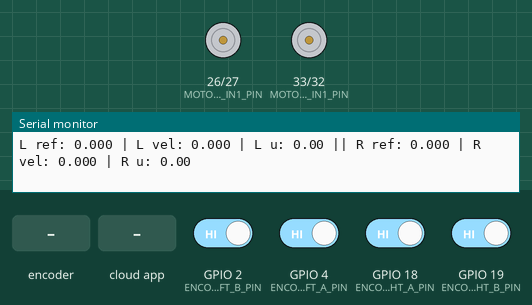
The program below on a simulated ESP32. Shown: motor-driver pin pairs drawn as motors (green arrow = first pin HIGH = forward, orange = second pin HIGH = backward, longer = more drive, scaled by the enable pin), the last lines printed to the serial monitor. The inputs (shaded band) are chosen by the test bench; at power-on: GPIO 2 (ENCODER_LEFT_B_PIN), GPIO 4 (ENCODER_LEFT_A_PIN), GPIO 18 (ENCODER_RIGHT_A_PIN), GPIO 19 (ENCODER_RIGHT_B_PIN) HIGH. WiFi joins after 1.5 s; servers stay silent unless stated; the ROS host is connected and sends only what is stated.

Above: at 4.2 s.
4.3 s: rotary encoder on GPIO 4 (ENCODER_LEFT_A_PIN) / GPIO 2 (ENCODER_LEFT_B_PIN) turned 1 step (first pin leading)
At 5.5 s:
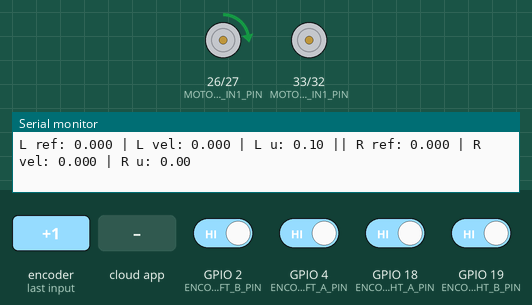
6.0 s: GPIO 18 (ENCODER_RIGHT_A_PIN) driven LOW
At 7.2 s:
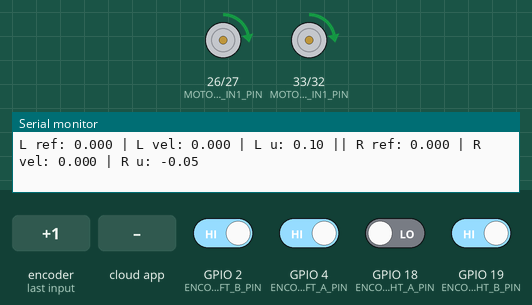
7.5 s: the phone or cloud app sets left_wheel_ref_rad_s to -100
At 8.2 s:
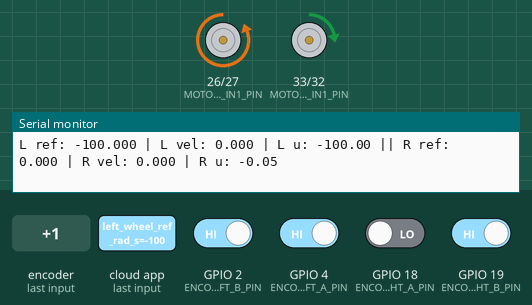
9.0 s: the phone or cloud app sets right_wheel_ref_rad_s to -100
At 10.3 s:
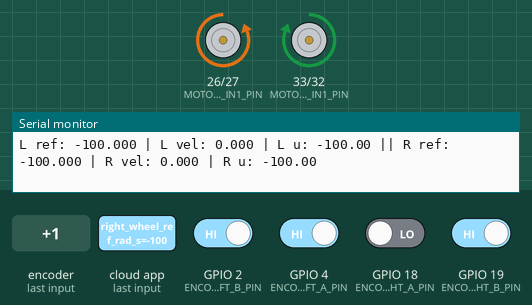
10.6 s: the phone or cloud app sets left_wheel_ref_rad_s to 0
At 11.1 s:
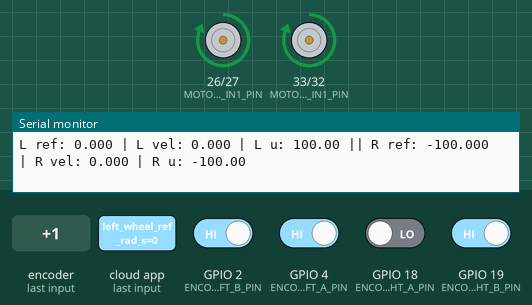
12.1 s: the phone or cloud app sets right_wheel_ref_rad_s to 0
At 12.8 s:
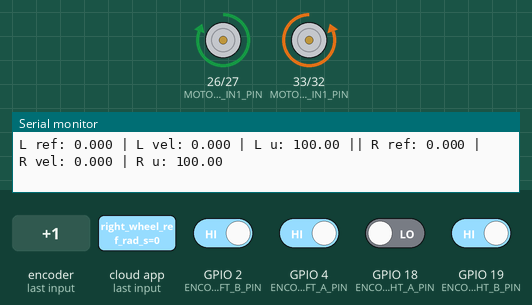
Timing chart, 0 to 14.6 s (numbered marks = the images above; inputs shaded):
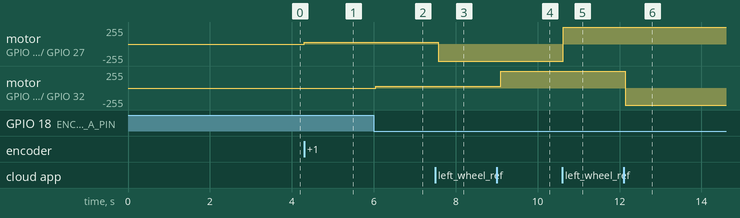

Measured:
- after the input at 4.3 s, motor on GPIO 26 (MOTOR_LEFT_IN1_PIN) / GPIO 27 (MOTOR_LEFT_IN2_PIN): stopped → forward 30/255 at once
- after the input at 6.0 s, motor on GPIO 33 (MOTOR_RIGHT_IN1_PIN) / GPIO 32 (MOTOR_RIGHT_IN2_PIN): stopped → forward 30/255 after 0.05 s
- after the input at 7.5 s, motor on GPIO 26 (MOTOR_LEFT_IN1_PIN) / GPIO 27 (MOTOR_LEFT_IN2_PIN): forward 30/255 → backward 255/255 after 0.08 s
- after the input at 9.0 s, motor on GPIO 33 (MOTOR_RIGHT_IN1_PIN) / GPIO 32 (MOTOR_RIGHT_IN2_PIN): forward 30/255 → forward 255/255 after 0.11 s
- after the input at 10.6 s, motor on GPIO 26 (MOTOR_LEFT_IN1_PIN) / GPIO 27 (MOTOR_LEFT_IN2_PIN): backward 255/255 → forward 255/255 at once
- after the input at 12.1 s, motor on GPIO 33 (MOTOR_RIGHT_IN1_PIN) / GPIO 32 (MOTOR_RIGHT_IN2_PIN): forward 255/255 → backward 255/255 after 0.05 s

The program:

main.cpp
```cpp
#include <Arduino.h>
#include "encoders.h"
#include "motors.h"
#include "control.h"
#include "uros.h"

void setup()
{
    Serial.begin(115200);
    delay(1000);

    Serial.println();
    Serial.println("Iniciando d3im3r velocity control");

    if (!encoders_init()) {
        Serial.println("Error inicializando encoders");
    } else {
        Serial.println("Encoders OK");
    }

    if (!motors_init()) {
        Serial.println("Error inicializando motores");
    } else {
        Serial.println("Motores OK");
    }

    if (!control_init()) {
        Serial.println("Error inicializando control");
    } else {
        Serial.println("Control OK");
    }

    if (!uros_init()) {
        Serial.println("Error inicializando micro-ROS");
    } else {
        Serial.println("micro-ROS OK");
    }
}

void loop()
{
    encoders_update();
    control_update();
    motors_update();
    uros_spin();

    static uint32_t last_print = 0;
    if ((millis() - last_print) > 500) {
        last_print = millis();

        Serial.print("L ref: ");
        Serial.print(control_get_left_ref(), 3);
        Serial.print(" | L vel: ");
        Serial.print(encoders_get_left_rad_s(), 3);
        Serial.print(" | L u: ");
        Serial.print(control_get_left_u(), 2);

        Serial.print(" || R ref: ");
        Serial.print(control_get_right_ref(), 3);
        Serial.print(" | R vel: ");
        Serial.print(encoders_get_right_rad_s(), 3);
        Serial.print(" | R u: ");
        Serial.println(control_get_right_u(), 2);
    }

    delay(5);
}
```

control.cpp
```cpp
#include "control.h"
#include "app_config.h"
#include "encoders.h"
#include "motors.h"

#include <Arduino.h>

static uint32_t g_last_control_ms = 0;

static float g_left_ref_rad_s  = 0.0f;
static float g_right_ref_rad_s = 0.0f;

static float e_l = 0.0f;
static float e_l_prev = 0.0f;
static float u_l = 0.0f;

static float e_r = 0.0f;
static float e_r_prev = 0.0f;
static float u_r = 0.0f;

static float clamp_percent(float u)
{
    if (u > CTRL_OUTPUT_LIMIT_PERCENT) return CTRL_OUTPUT_LIMIT_PERCENT;
    if (u < -CTRL_OUTPUT_LIMIT_PERCENT) return -CTRL_OUTPUT_LIMIT_PERCENT;
    return u;
}

bool control_init()
{
    g_left_ref_rad_s = 0.0f;
    g_right_ref_rad_s = 0.0f;

    e_l = 0.0f;
    e_l_prev = 0.0f;
    u_l = 0.0f;

    e_r = 0.0f;
    e_r_prev = 0.0f;
    u_r = 0.0f;

    g_last_control_ms = millis();
    return true;
}

void control_set_left_ref(float ref_rad_s)
{
    g_left_ref_rad_s = ref_rad_s;
}

void control_set_right_ref(float ref_rad_s)
{
    g_right_ref_rad_s = ref_rad_s;
}

float control_get_left_ref()   { return g_left_ref_rad_s; }
float control_get_right_ref()  { return g_right_ref_rad_s; }

float control_get_left_u()     { return u_l; }
float control_get_right_u()    { return u_r; }

float control_get_left_error() { return e_l; }
float control_get_right_error(){ return e_r; }

void control_update()
{
    uint32_t now = millis();
    if ((now - g_last_control_ms) < CONTROL_PERIOD_MS) {
        return;
    }
    g_last_control_ms = now;

    const float w_left  = encoders_get_left_rad_s();
    const float w_right = encoders_get_right_rad_s();

    e_l = g_left_ref_rad_s - w_left;
    e_r = g_right_ref_rad_s - w_right;

#if USE_INCREMENTAL_PI
    u_l = u_l + CTRL_LEFT_Q0 * e_l + CTRL_LEFT_Q1 * e_l_prev;
    u_r = u_r + CTRL_RIGHT_Q0 * e_r + CTRL_RIGHT_Q1 * e_r_prev;
#else
    u_l = CTRL_LEFT_KP * e_l;
    u_r = CTRL_RIGHT_KP * e_r;
#endif

    e_l_prev = e_l;
    e_r_prev = e_r;

    u_l = clamp_percent(u_l);
    u_r = clamp_percent(u_r);

    motors_set_left(u_l);
    motors_set_right(u_r);
}
```

control.h
```cpp
#ifndef CONTROL_H
#define CONTROL_H

#include <Arduino.h>

bool control_init();
void control_update();

void control_set_left_ref(float ref_rad_s);
void control_set_right_ref(float ref_rad_s);

float control_get_left_ref();
float control_get_right_ref();

float control_get_left_u();
float control_get_right_u();

float control_get_left_error();
float control_get_right_error();

#endif
```

encoders.cpp
```cpp
#include "encoders.h"
#include "app_config.h"

#include <Arduino.h>
#include <math.h>

static volatile int32_t g_left_ticks = 0;
static volatile int32_t g_right_ticks = 0;

static int32_t g_last_left_ticks = 0;
static int32_t g_last_right_ticks = 0;
static uint32_t g_last_update_ms = 0;

static float g_left_rad_s = 0.0f;
static float g_left_rpm   = 0.0f;
static float g_left_m_s   = 0.0f;

static float g_right_rad_s = 0.0f;
static float g_right_rpm   = 0.0f;
static float g_right_m_s   = 0.0f;

static portMUX_TYPE mux_left  = portMUX_INITIALIZER_UNLOCKED;
static portMUX_TYPE mux_right = portMUX_INITIALIZER_UNLOCKED;

void IRAM_ATTR left_encoder_isr()
{
    bool a = digitalRead(ENCODER_LEFT_A_PIN);
    bool b = digitalRead(ENCODER_LEFT_B_PIN);

    portENTER_CRITICAL_ISR(&mux_left);
    if (a != b) {
        g_left_ticks += (ENCODER_LEFT_INVERTED ? -1 : 1);
    } else {
        g_left_ticks += (ENCODER_LEFT_INVERTED ? 1 : -1);
    }
    portEXIT_CRITICAL_ISR(&mux_left);
}

void IRAM_ATTR right_encoder_isr()
{
    bool a = digitalRead(ENCODER_RIGHT_A_PIN);
    bool b = digitalRead(ENCODER_RIGHT_B_PIN);

    portENTER_CRITICAL_ISR(&mux_right);
    if (a != b) {
        g_right_ticks += (ENCODER_RIGHT_INVERTED ? -1 : 1);
    } else {
        g_right_ticks += (ENCODER_RIGHT_INVERTED ? 1 : -1);
    }
    portEXIT_CRITICAL_ISR(&mux_right);
}

bool encoders_init()
{
    pinMode(ENCODER_LEFT_A_PIN, INPUT_PULLUP);
    pinMode(ENCODER_LEFT_B_PIN, INPUT_PULLUP);

    pinMode(ENCODER_RIGHT_A_PIN, INPUT_PULLUP);
    pinMode(ENCODER_RIGHT_B_PIN, INPUT_PULLUP);

    attachInterrupt(digitalPinToInterrupt(ENCODER_LEFT_A_PIN), left_encoder_isr, CHANGE);
    attachInterrupt(digitalPinToInterrupt(ENCODER_RIGHT_A_PIN), right_encoder_isr, CHANGE);

    g_left_ticks = 0;
    g_right_ticks = 0;

    g_last_left_ticks = 0;
    g_last_right_ticks = 0;
    g_last_update_ms = millis();

    g_left_rad_s = 0.0f;
    g_left_rpm   = 0.0f;
    g_left_m_s   = 0.0f;

    g_right_rad_s = 0.0f;
    g_right_rpm   = 0.0f;
    g_right_m_s   = 0.0f;

    return true;
}

void encoders_update()
{
    uint32_t now = millis();
    uint32_t dt_ms = now - g_last_update_ms;

    if (dt_ms < ENCODER_VEL_UPDATE_PERIOD_MS) {
        return;
    }

    float dt = dt_ms / 1000.0f;
    if (dt <= 0.0f) {
        return;
    }

    int32_t left_now;
    int32_t right_now;

    portENTER_CRITICAL(&mux_left);
    left_now = g_left_ticks;
    portEXIT_CRITICAL(&mux_left);

    portENTER_CRITICAL(&mux_right);
    right_now = g_right_ticks;
    portEXIT_CRITICAL(&mux_right);

    int32_t delta_left = left_now - g_last_left_ticks;
    int32_t delta_right = right_now - g_last_right_ticks;

    g_last_left_ticks = left_now;
    g_last_right_ticks = right_now;
    g_last_update_ms = now;

    g_left_rad_s = (delta_left * 2.0f * PI) / (ENCODER_PPR * dt);
    g_left_rpm   = (g_left_rad_s * 60.0f) / (2.0f * PI);
    g_left_m_s   = g_left_rad_s * WHEEL_RADIUS_M;

    g_right_rad_s = (delta_right * 2.0f * PI) / (ENCODER_PPR * dt);
    g_right_rpm   = (g_right_rad_s * 60.0f) / (2.0f * PI);
    g_right_m_s   = g_right_rad_s * WHEEL_RADIUS_M;
}

int32_t encoders_get_left_ticks()
{
    int32_t value;
    portENTER_CRITICAL(&mux_left);
    value = g_left_ticks;
    portEXIT_CRITICAL(&mux_left);
    return value;
}

int32_t encoders_get_right_ticks()
{
    int32_t value;
    portENTER_CRITICAL(&mux_right);
    value = g_right_ticks;
    portEXIT_CRITICAL(&mux_right);
    return value;
}

void encoders_set_left_ticks(int32_t value)
{
    portENTER_CRITICAL(&mux_left);
    g_left_ticks = value;
    portEXIT_CRITICAL(&mux_left);

    g_last_left_ticks = value;
}

void encoders_set_right_ticks(int32_t value)
{
    portENTER_CRITICAL(&mux_right);
    g_right_ticks = value;
    portEXIT_CRITICAL(&mux_right);

    g_last_right_ticks = value;
}

void encoders_reset()
{
    encoders_set_left_ticks(0);
    encoders_set_right_ticks(0);

    g_left_rad_s = 0.0f;
    g_left_rpm   = 0.0f;
    g_left_m_s   = 0.0f;

    g_right_rad_s = 0.0f;
    g_right_rpm   = 0.0f;
    g_right_m_s   = 0.0f;

    g_last_update_ms = millis();
}

float encoders_get_left_rad_s() { return g_left_rad_s; }
float encoders_get_left_rpm()   { return g_left_rpm;   }
float encoders_get_left_m_s()   { return g_left_m_s;   }

float encoders_get_right_rad_s(){ return g_right_rad_s; }
float encoders_get_right_rpm()  { return g_right_rpm;   }
float encoders_get_right_m_s()  { return g_right_m_s;   }
```

encoders.h
```cpp
#ifndef ENCODERS_H
#define ENCODERS_H

#include <Arduino.h>
#include <stdint.h>

bool encoders_init();
void encoders_update();

int32_t encoders_get_left_ticks();
int32_t encoders_get_right_ticks();

void encoders_set_left_ticks(int32_t value);
void encoders_set_right_ticks(int32_t value);

void encoders_reset();

float encoders_get_left_rad_s();
float encoders_get_left_rpm();
float encoders_get_left_m_s();

float encoders_get_right_rad_s();
float encoders_get_right_rpm();
float encoders_get_right_m_s();

#endif
```

motors.cpp
```cpp
#include "motors.h"
#include "app_config.h"

#include <Arduino.h>
#include <math.h>

static float last_pwm_left  = 0.0f;
static float last_pwm_right = 0.0f;

static uint32_t last_left_cmd_ms  = 0;
static uint32_t last_right_cmd_ms = 0;

static inline uint32_t duty_to_ledc(float duty_percent)
{
    if (duty_percent < 0.0f) duty_percent = 0.0f;
    if (duty_percent > 100.0f) duty_percent = 100.0f;

    return (uint32_t)((duty_percent / 100.0f) * ((1 << PWM_RES_BITS) - 1));
}

static float clamp_and_apply_deadband(float cmd)
{
    float mag = fabs(cmd);

    if (mag < 0.001f) {
        return 0.0f;
    }

    if (mag < PWM_DEADBAND_PERCENT) {
        mag = PWM_DEADBAND_PERCENT;
    }

    if (mag > PWM_LIMIT_PERCENT) {
        mag = PWM_LIMIT_PERCENT;
    }

    return (cmd < 0.0f) ? -mag : mag;
}

static void motor_write(
    float cmd,
    int pin_in1,
    int pin_in2,
    uint8_t pwm_channel,
    bool forward_in1,
    bool forward_in2,
    float &last_pwm_store
)
{
    float mag = fabs(cmd);

    if (mag < 0.001f) {
        ledcWrite(pwm_channel, 0);
        digitalWrite(pin_in1, LOW);
        digitalWrite(pin_in2, LOW);
        last_pwm_store = 0.0f;
        return;
    }

    bool dir_forward = (cmd >= 0.0f);

    bool in1 = forward_in1;
    bool in2 = forward_in2;

    if (!dir_forward) {
        in1 = !forward_in1;
        in2 = !forward_in2;
    }

    ledcWrite(pwm_channel, 0);
    delayMicroseconds(300);

    digitalWrite(pin_in1, in1 ? HIGH : LOW);
    digitalWrite(pin_in2, in2 ? HIGH : LOW);

    ledcWrite(pwm_channel, duty_to_ledc(mag));
    last_pwm_store = dir_forward ? mag : -mag;
}

bool motors_init()
{
    pinMode(MOTOR_LEFT_IN1_PIN, OUTPUT);
    pinMode(MOTOR_LEFT_IN2_PIN, OUTPUT);
    pinMode(MOTOR_RIGHT_IN1_PIN, OUTPUT);
    pinMode(MOTOR_RIGHT_IN2_PIN, OUTPUT);

    ledcSetup(PWM_CH_LEFT, PWM_FREQ_HZ, PWM_RES_BITS);
    ledcSetup(PWM_CH_RIGHT, PWM_FREQ_HZ, PWM_RES_BITS);

    ledcAttachPin(MOTOR_LEFT_PWM_PIN, PWM_CH_LEFT);
    ledcAttachPin(MOTOR_RIGHT_PWM_PIN, PWM_CH_RIGHT);

    motors_stop_all();

    last_left_cmd_ms = millis();
    last_right_cmd_ms = millis();

    return true;
}

void motors_set_left(float cmd_percent)
{
    float cmd = clamp_and_apply_deadband(cmd_percent);

    // LEFT: avance = IN1 LOW, IN2 HIGH
    motor_write(
        cmd,
        MOTOR_LEFT_IN1_PIN,
        MOTOR_LEFT_IN2_PIN,
        PWM_CH_LEFT,
        true,
        false,
        last_pwm_left
    );

    last_left_cmd_ms = millis();
}

void motors_set_right(float cmd_percent)
{
    float cmd = clamp_and_apply_deadband(cmd_percent);

    // RIGHT: avance = IN1 HIGH, IN2 LOW
    motor_write(
        cmd,
        MOTOR_RIGHT_IN1_PIN,
        MOTOR_RIGHT_IN2_PIN,
        PWM_CH_RIGHT,
        false,
        true,
        last_pwm_right
    );

    last_right_cmd_ms = millis();
}

float motors_get_left_applied()
{
    return last_pwm_left;
}

float motors_get_right_applied()
{
    return last_pwm_right;
}

void motors_stop_all()
{
    ledcWrite(PWM_CH_LEFT, 0);
    ledcWrite(PWM_CH_RIGHT, 0);

    digitalWrite(MOTOR_LEFT_IN1_PIN, LOW);
    digitalWrite(MOTOR_LEFT_IN2_PIN, LOW);
    digitalWrite(MOTOR_RIGHT_IN1_PIN, LOW);
    digitalWrite(MOTOR_RIGHT_IN2_PIN, LOW);

    last_pwm_left = 0.0f;
    last_pwm_right = 0.0f;
}

void motors_update()
{
    uint32_t now = millis();

    if ((now - last_left_cmd_ms) > MOTOR_TIMEOUT_MS) {
        motors_set_left(0.0f);
    }

    if ((now - last_right_cmd_ms) > MOTOR_TIMEOUT_MS) {
        motors_set_right(0.0f);
    }
}
```

motors.h
```cpp
#pragma once

#include <Arduino.h>

bool motors_init();
void motors_update();

void motors_set_left(float cmd_percent);
void motors_set_right(float cmd_percent);

float motors_get_left_applied();
float motors_get_right_applied();

void motors_stop_all();
```

uros.cpp
```cpp
#include "uros.h"
#include "app_config.h"
#include "encoders.h"
#include "motors.h"
#include "control.h"

#include <micro_ros_platformio.h>
#include <WiFi.h>

#include <rcl/rcl.h>
#include <rclc/rclc.h>
#include <rclc/executor.h>

#include <std_msgs/msg/float32.h>

static rcl_allocator_t allocator;
static rclc_support_t support;
static rcl_node_t node;
static rcl_timer_t timer;
static rclc_executor_t executor;

// Publishers
static rcl_publisher_t left_rad_s_pub;
static rcl_publisher_t right_rad_s_pub;
static rcl_publisher_t left_control_pub;
static rcl_publisher_t right_control_pub;

// Subscribers
static rcl_subscription_t left_ref_sub;
static rcl_subscription_t right_ref_sub;

// Messages
static std_msgs__msg__Float32 left_rad_s_msg;
static std_msgs__msg__Float32 right_rad_s_msg;
static std_msgs__msg__Float32 left_control_msg;
static std_msgs__msg__Float32 right_control_msg;
static std_msgs__msg__Float32 left_ref_msg;
static std_msgs__msg__Float32 right_ref_msg;

static bool wifi_init()
{
    WiFi.begin(WIFI_SSID, WIFI_PASS);

    uint32_t t0 = millis();
    while (WiFi.status() != WL_CONNECTED) {
        delay(500);
        if ((millis() - t0) > 15000) {
            return false;
        }
    }

    set_microros_wifi_transports(WIFI_SSID, WIFI_PASS, AGENT_IP, AGENT_PORT);
    delay(500);
    return true;
}

static void left_ref_callback(const void * msgin)
{
    const std_msgs__msg__Float32 * msg = (const std_msgs__msg__Float32 *)msgin;
    control_set_left_ref(msg->data);
}

static void right_ref_callback(const void * msgin)
{
    const std_msgs__msg__Float32 * msg = (const std_msgs__msg__Float32 *)msgin;
    control_set_right_ref(msg->data);
}

static void timer_callback(rcl_timer_t * timer, int64_t last_call_time)
{
    (void) last_call_time;

    if (timer == NULL) {
        return;
    }

    encoders_update();
    control_update();
    motors_update();

    left_rad_s_msg.data = encoders_get_left_rad_s();
    right_rad_s_msg.data = encoders_get_right_rad_s();

    left_control_msg.data = control_get_left_u();
    right_control_msg.data = control_get_right_u();

    rcl_publish(&left_rad_s_pub, &left_rad_s_msg, NULL);
    rcl_publish(&right_rad_s_pub, &right_rad_s_msg, NULL);
    rcl_publish(&left_control_pub, &left_control_msg, NULL);
    rcl_publish(&right_control_pub, &right_control_msg, NULL);
}

bool uros_init()
{
    if (!wifi_init()) {
        return false;
    }

    allocator = rcl_get_default_allocator();

    if (rclc_support_init(&support, 0, NULL, &allocator) != RCL_RET_OK) return false;
    if (rclc_node_init_default(&node, "d3im3r_velocity_control", "", &support) != RCL_RET_OK) return false;

    if (rclc_publisher_init_default(
            &left_rad_s_pub,
            &node,
            ROSIDL_GET_MSG_TYPE_SUPPORT(std_msgs, msg, Float32),
            "left_wheel_rad_s") != RCL_RET_OK) return false;

    if (rclc_publisher_init_default(
            &right_rad_s_pub,
            &node,
            ROSIDL_GET_MSG_TYPE_SUPPORT(std_msgs, msg, Float32),
            "right_wheel_rad_s") != RCL_RET_OK) return false;

    if (rclc_publisher_init_default(
            &left_control_pub,
            &node,
            ROSIDL_GET_MSG_TYPE_SUPPORT(std_msgs, msg, Float32),
            "left_control_action") != RCL_RET_OK) return false;

    if (rclc_publisher_init_default(
            &right_control_pub,
            &node,
            ROSIDL_GET_MSG_TYPE_SUPPORT(std_msgs, msg, Float32),
            "right_control_action") != RCL_RET_OK) return false;

    if (rclc_subscription_init_default(
            &left_ref_sub,
            &node,
            ROSIDL_GET_MSG_TYPE_SUPPORT(std_msgs, msg, Float32),
            "left_wheel_ref_rad_s") != RCL_RET_OK) return false;

    if (rclc_subscription_init_default(
            &right_ref_sub,
            &node,
            ROSIDL_GET_MSG_TYPE_SUPPORT(std_msgs, msg, Float32),
            "right_wheel_ref_rad_s") != RCL_RET_OK) return false;

    if (rclc_timer_init_default(
            &timer,
            &support,
            RCL_MS_TO_NS(UROS_PUBLISH_PERIOD_MS),
            timer_callback) != RCL_RET_OK) return false;

    // 1 timer + 2 subs = 3 handles
    if (rclc_executor_init(&executor, &support.context, 3, &allocator) != RCL_RET_OK) return false;

    if (rclc_executor_add_timer(&executor, &timer) != RCL_RET_OK) return false;

    if (rclc_executor_add_subscription(
            &executor,
            &left_ref_sub,
            &left_ref_msg,
            &left_ref_callback,
            ON_NEW_DATA) != RCL_RET_OK) return false;

    if (rclc_executor_add_subscription(
            &executor,
            &right_ref_sub,
            &right_ref_msg,
            &right_ref_callback,
            ON_NEW_DATA) != RCL_RET_OK) return false;

    return true;
}

void uros_spin()
{
    rclc_executor_spin_some(&executor, RCL_MS_TO_NS(10));
}
```

uros.h
```cpp
#ifndef UROS_H
#define UROS_H

#include <Arduino.h>

bool uros_init();
void uros_spin();

#endif
```

Source omitted: app_config.h (2352 bytes)
